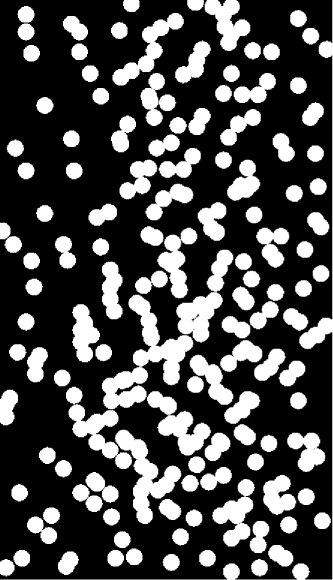
%> input picture FigP0936.tif, 333 x 580 px
$ octave IIT2018031_Lab11_Ques_B.m   (GNU Octave 9; MATLAB toolbox functions it lacks are replaced by stand-ins)
%> lines starting %> are read from the running program, lines starting %| are printed output that depends on the picture
input = imread('FigP0936.tif');
%> input is the input picture: size 580x333 uint8; min 0, max 255, mean 76.8
input_edges = edge(input,'Canny');
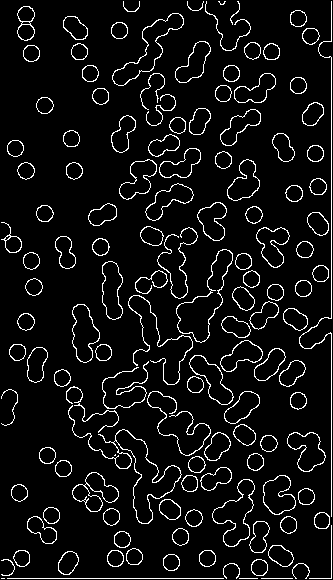
%> input_edges: size 580x333 logical; 6.9% white in thin lines or dots
input_edges=medfilt2(input_edges,[2 2]);
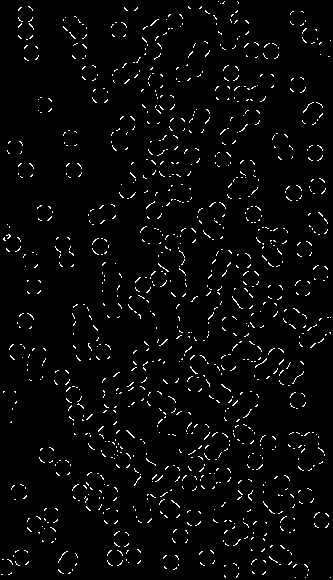
%> input_edges: size 580x333 logical; 2.9% white in thin lines or dots
input_edges=bwareaopen(input_edges,130);
%> input_edges: size 580x333 logical; every value is 0
figure;
imshow(input_edges);
